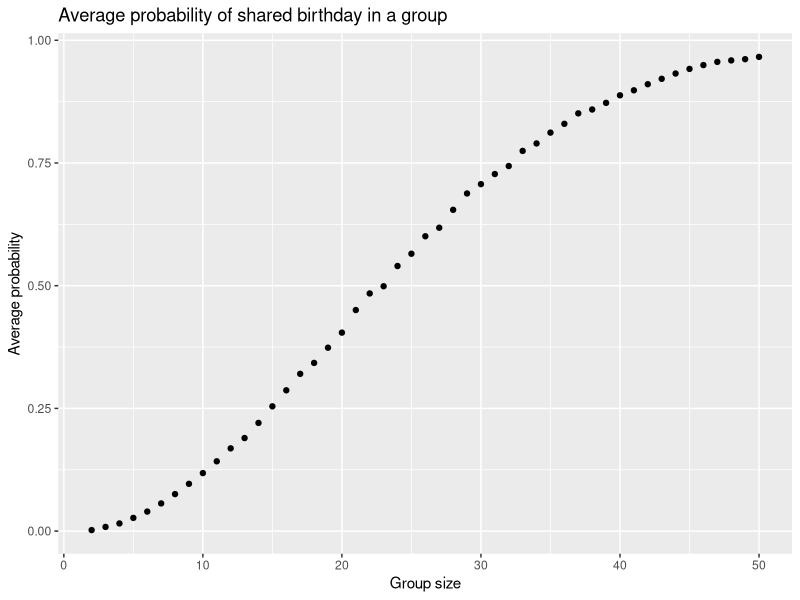

Here is the R script that generated this plot:
## ---- chunk 1
library(tidyverse)
## ---- chunk 2
bday_sim = function(n) {
  bday = sample(1:365, 
                 n, 
                 replace = TRUE)
  return(any(duplicated(bday)))
}
## ---- chunk 3
bday_res = tibble(group_size = rep(2:50, 
                                   each = 10000)) |> 
  mutate(result = map_lgl(group_size, 
                          bday_sim))

res_df = bday_res |> 
  group_by(group_size) |> 
  summarize(avg_prob = mean(result))
## ---- chunk 4
res_df |> 
  ggplot(aes(x = group_size,
             y = avg_prob)) +
  geom_point() + 
  labs(title = "Average probability of shared birthday in a group",
       x = "Group size",
       y = "Average probability")
